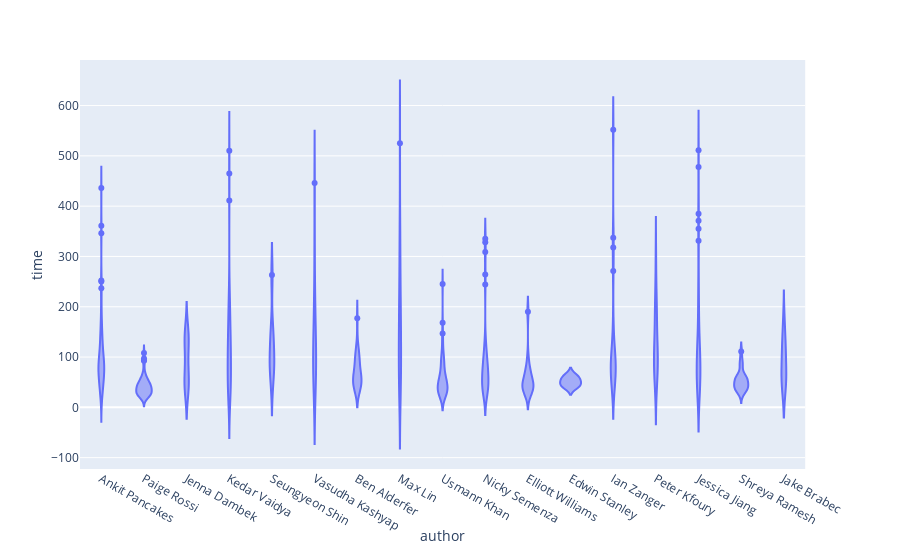

The code cell stored with this chart in its notebook:
### Markdown cell above
### Question: How do we do individually?

### Code cell
fig = px.violin(df, y='time', x='author')
fig.show()

### Figure 1 — Plotly figure (JSON) as saved in the notebook; plotly's stock layout.template omitted (floating-point values rounded to 4 significant figures; data arrays with more than 128 entries replaced by an {"elided": "..."} marker saying what was removed)
{"data": [{"alignmentgroup": "True", "box": {"visible": false}, "hoverlabel": {"namelength": 0}, "hovertemplate": "author=%{x}<br>time=%{y}", "legendgroup": "", "marker": {"color": "#636efa"}, "name": "", "offsetgroup": "", "orientation": "v", "scalegroup": "True", "showlegend": false, "type": "violin", "x": {"elided": "522 str values"}, "x0": " ", "xaxis": "x", "y": {"elided": "522 int values"}, "y0": " ", "yaxis": "y"}], "layout": {"autosize": true, "legend": {"tracegroupgap": 0}, "margin": {"t": 60}, "violinmode": "group", "xaxis": {"anchor": "y", "autorange": true, "domain": [0, 0.98], "range": [-0.5, 16.5], "title": {"text": "author"}, "type": "category"}, "yaxis": {"anchor": "x", "autorange": true, "domain": [0, 1], "range": [-122.6, 690.6], "title": {"text": "time"}, "type": "linear"}}}
